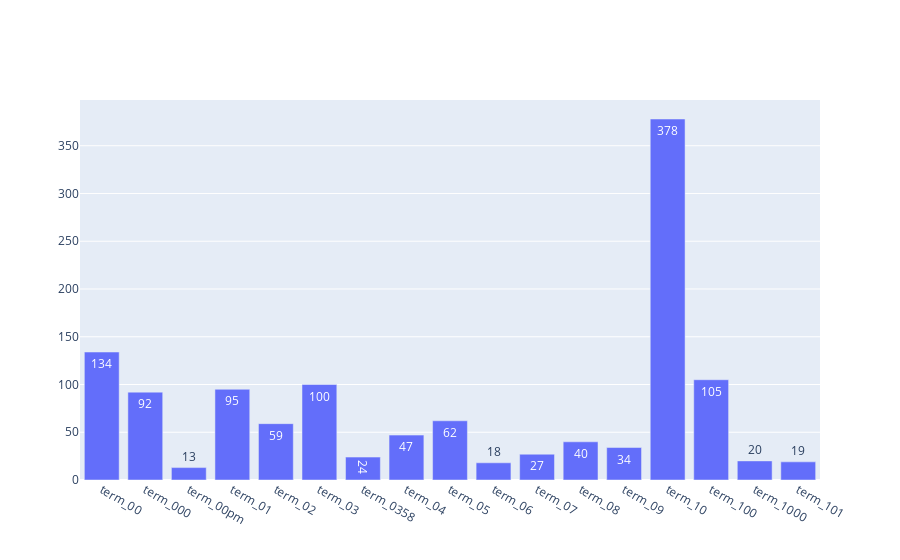

Notebook source saved alongside this figure:
### Markdown cell above
### >>> Exercise 14 (take home):

The chart above contains all the vocabulary, and it's computationally intensive to both compute and visualize. Can you efficiently reduce the number of terms you want to visualize as an exercise.

### Code cell
'''
    Answer here
'''

# For the first 300 terms, only keeps the terms that its frequency is > 10
reduce_term_names = term_names[term_frequencies > 10]
reduce_term_frequencies = term_frequencies[term_frequencies > 10]

# plot
fig = go.Figure(data=[go.Bar(
            x=reduce_term_names, y=reduce_term_frequencies,
            text=reduce_term_frequencies,
            textposition='auto',
        )])
fig.show()

### Figure 1 — Plotly figure (JSON) as saved in the notebook; plotly's stock layout.template omitted (floating-point values rounded to 4 significant figures)
{"data": [{"text": [134, 92, 13, 95, 59, 100, 24, 47, 62, 18, 27, 40, 34, 378, 105, 20, 19], "textposition": "auto", "type": "bar", "x": ["term_00", "term_000", "term_00pm", "term_01", "term_02", "term_03", "term_0358", "term_04", "term_05", "term_06", "term_07", "term_08", "term_09", "term_10", "term_100", "term_1000", "term_101"], "y": [134, 92, 13, 95, 59, 100, 24, 47, 62, 18, 27, 40, 34, 378, 105, 20, 19]}], "layout": {}}
